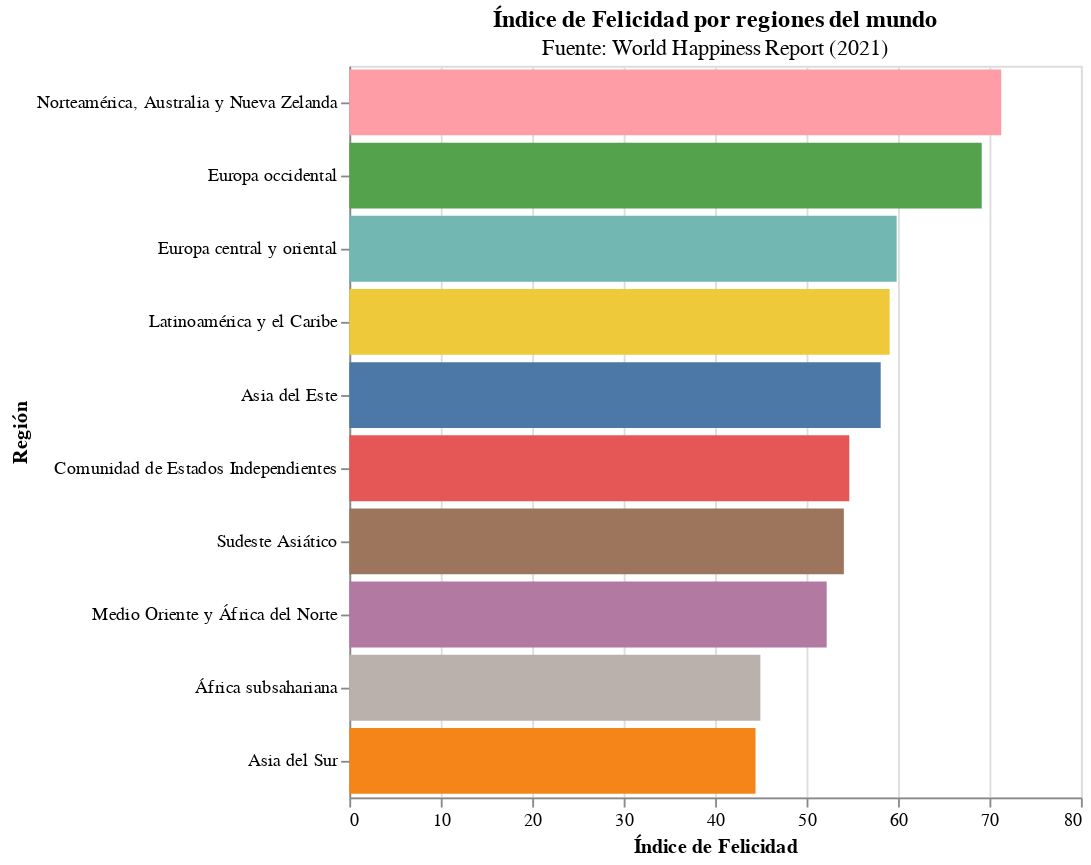

Notebook source saved alongside this figure:
### Code cell
alt.Chart(WHI).mark_bar().encode(
    x= alt.X('mean(Puntaje escala 100):Q', title='Índice de Felicidad'),
    y= alt.Y('Región:N', title='Región', sort='-x'),
    tooltip= ['Región', 'mean(Puntaje escala 100):Q', 'mean(PBI per cápita Log):Q'],
    color= alt.Color('Región:N', legend= None)
).properties(
    width=400,
    height=400,
    title={
      "text": ["Índice de Felicidad por regiones del mundo"], 
      "subtitle": ["Fuente: World Happiness Report (2021)"],
      "color": "Black",
      "subtitleColor": "Black"}
)

### Figure 1 — Vega-Lite specification as saved in the notebook (floating-point values rounded to 4 significant figures; data arrays with more than 128 entries replaced by an {"elided": "..."} marker saying what was removed)
{"config": {"view": {"continuousWidth": 400, "continuousHeight": 300}}, "data": {"name": "data-d7247407c3967401fb1827bf00a7fc40"}, "mark": "bar", "encoding": {"color": {"type": "nominal", "field": "Región", "legend": null}, "tooltip": [{"type": "nominal", "field": "Región"}, {"type": "quantitative", "aggregate": "mean", "field": "Puntaje escala 100"}, {"type": "quantitative", "aggregate": "mean", "field": "PBI per cápita Log"}], "x": {"type": "quantitative", "aggregate": "mean", "field": "Puntaje escala 100", "title": "Índice de Felicidad"}, "y": {"type": "nominal", "field": "Región", "sort": "-x", "title": "Región"}}, "height": 400, "title": {"text": ["Índice de Felicidad por regiones del mundo"], "subtitle": ["Fuente: World Happiness Report (2021)"], "color": "Black", "subtitleColor": "Black"}, "width": 400, "$schema": "https://vega.github.io/schema/vega-lite/v4.8.1.json", "datasets": {"data-d7247407c3967401fb1827bf00a7fc40": {"elided": "149 records"}}}
